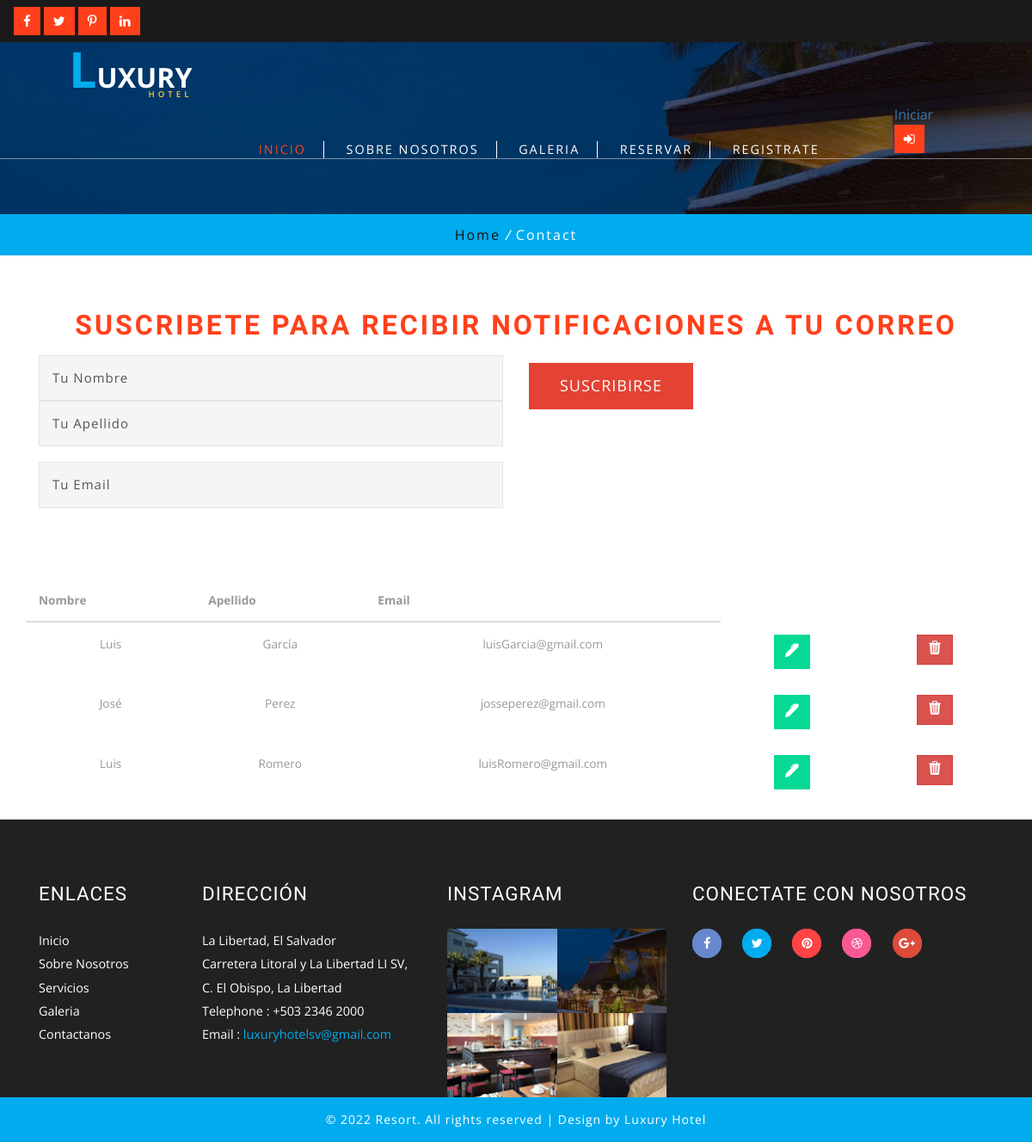
The app's page /hotel/suscripcion/, older data.
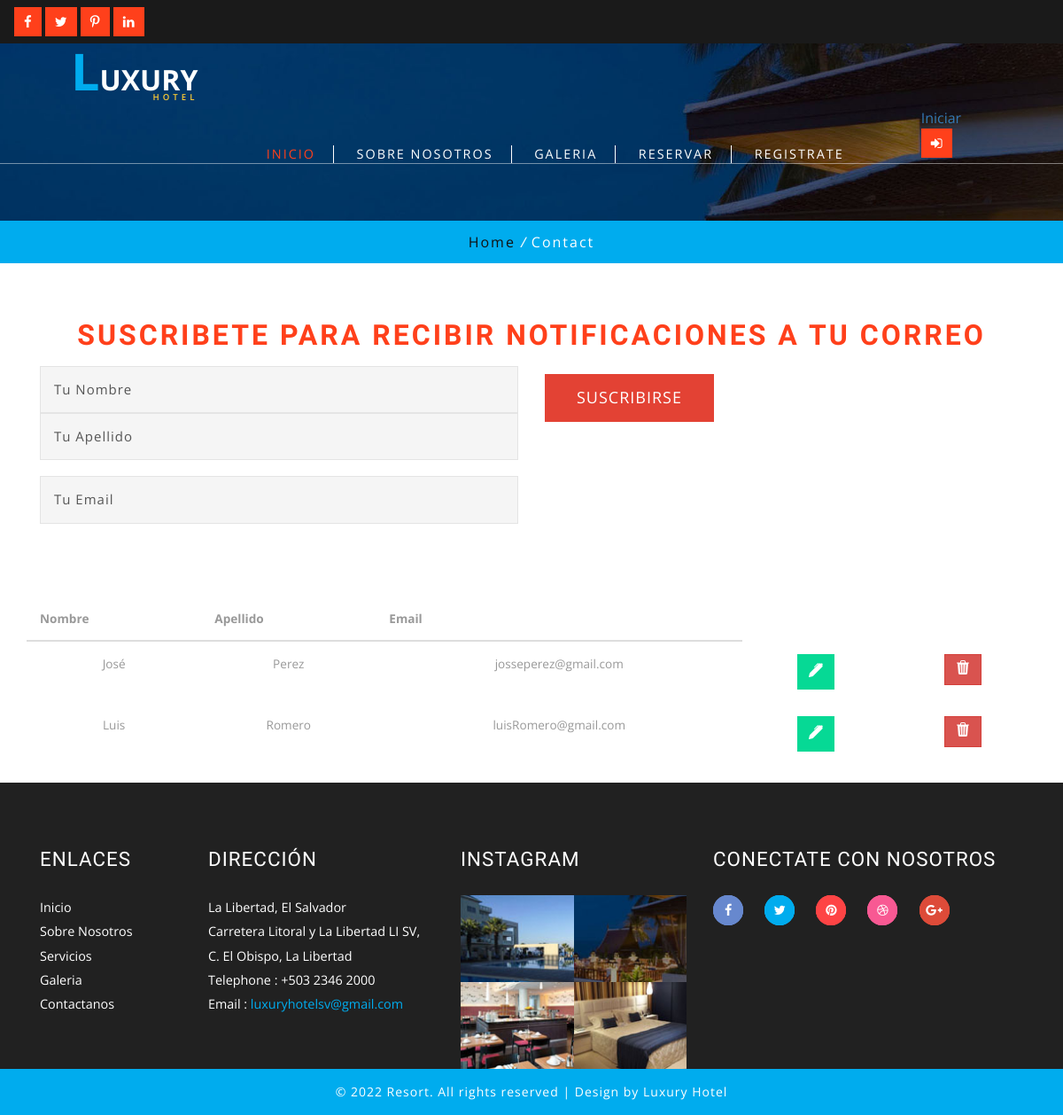
The same page, newer data.
### Hotel_app/models.py (models this page shows, shortened)
class tblsuscripciones(models.Model):##
    nombre = models.CharField(max_length=200)
    apellido = models.CharField(max_length=200)
    email = models.EmailField(max_length=254, null= True)

### Hotel_app/views.py (the view)
# urls.py: path('suscripcion/', adminsuscripciones),
def adminsuscripciones(request):
    listasus = tblsuscripciones.objects.all()
    return render(request, 'suscriptorescrud.html', {'suscriptor':listasus})

### Hotel_app/Templates/suscriptorescrud.html (shortened to what this page needs)
{%load static%}
<!DOCTYPE html>
<html>
<head>
<link href="{%static 'lib/web/css/bootstrap.css'%}" rel="stylesheet" type="text/css" media="all" />
<link rel="stylesheet" href="{%static 'lib/web/css/flexslider.css'%}" type="text/css" media="screen" property="" />
<link rel="stylesheet" type="text/css" href="{%static 'lib/web/css/zoomslider.css'%}" />
<link rel="stylesheet" type="text/css" href="{%static 'lib/web/css/style.css'%}" />
<link href="{%static 'lib/web/css/font-awesome.css'%}" rel="stylesheet">
</head>
<body>
  <div class="w3layouts-top-strip">
			{%include 'banner.html'%}
		</div>
	<div id="demo-1" class="banner-inner">
        {%include 'header.html'%}
		</div>
		 </div>
	<div class="w3_breadcrumb">
	<div class="breadcrumb-inner">
			<ul>
				<li><a href="http://127.0.0.1:8000/hotel/index/">Home</a> <i>/</i></li>
				<li>Contact</li>
			</ul>
		</div>
	</div>
				  <div class="w3_content_agilleinfo_inner">
					    <div class="container">
							<div class="inner-agile-w3l-part-head">
					           <h2 class="w3l-inner-h-title">Suscribete para recibir notificaciones a tu correo</h2>
							</div>
									<div class="w3_mail_grids">
										<form action="/hotel/addsuscriptor/" method="post"> {% csrf_token %}
											<div class="col-md-6 w3_agile_mail_grid">
													<input type="text" name="inputnombre" id="inputnombre" placeholder="Tu Nombre"  required="">
													<input type="text" name="inputapellido" id="inputapellido" placeholder="Tu Apellido" required="">
													<input type="email" name="inputemail" id="inputemail" placeholder="Tu Email" required="">
											</div>
											<div class="col-md-6 w3_agile_mail_grid">
												<input type="submit" value="Suscribirse">
											</div>
											<div class="clearfix"> </div>
										</form>
							</div>
					   </div>
				  </div>
			<div class="container text-center">
				<div class="col-6">
					<table class="table">
						<thead class="thead-dark">
							<tr>
								<th scope="col">Nombre</th>
								<th scope="col">Apellido</th>
								<th scope="col">Email</th>
							</tr>
						</thead>
						<tbody>
							{%for sus in suscriptor%}
							<tr>
								<td>{{sus.nombre}}</td>
								<td>{{sus.apellido}}</td>
								<td>{{sus.email}}</td>
								<td><a href="/hotel/editsuscriptor/{{sus.id}}" class="btn btn-warning">
								</a>
								</td>
								<td><a href= "/hotel/delsuscriptor/{{sus.id}}" class="btn btn-danger">
								</a>
								</td>
							</tr>
							{%endfor%}
						</tbody>
					</table>
				</div>
			</div>
	{%include 'footer.html'%}
</body>
</html>

Row changes from the older to the newer data that the page shows:
removed tblsuscripciones: nombre "Luis", apellido "García", email "luisGarcia@gmail.com"
